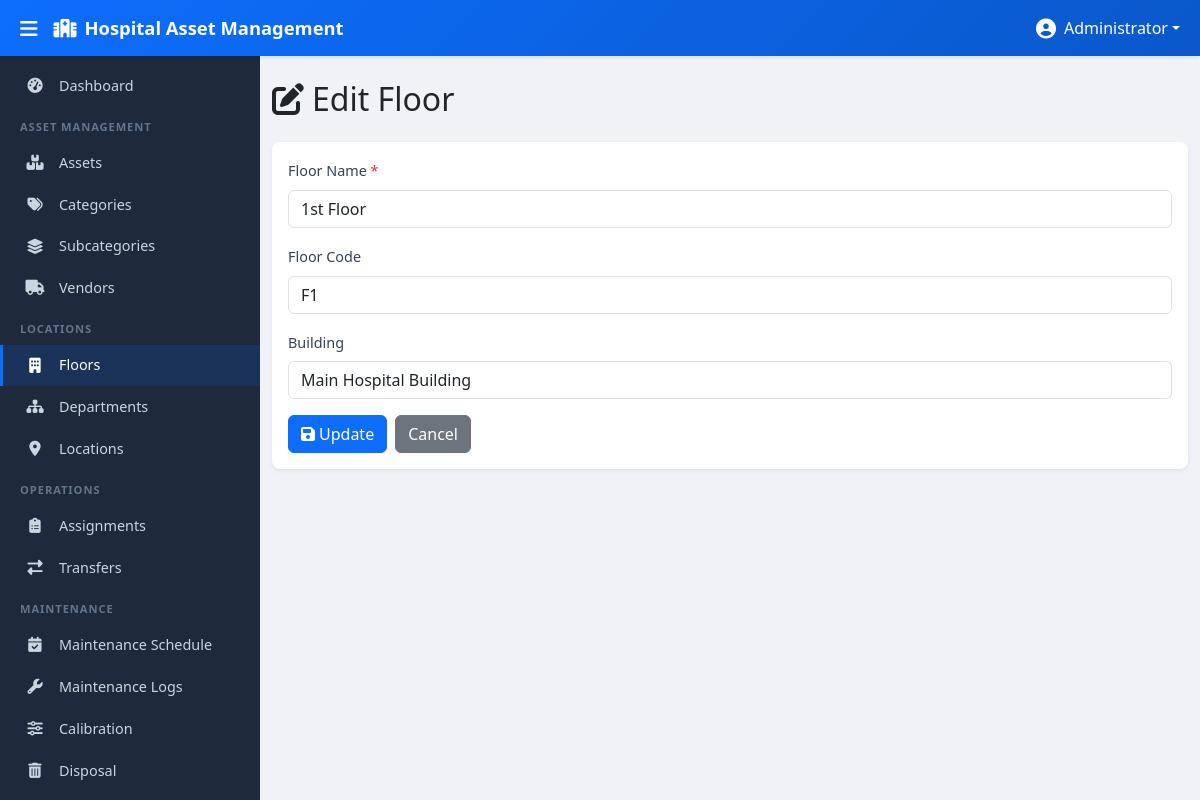
Page /modules/floors/edit.php?id=2 (signed in) on the committed database.
### tables this page shows
CREATE TABLE floors (
    id INT AUTO_INCREMENT PRIMARY KEY,
    floor_name VARCHAR(100) NOT NULL,
    floor_code VARCHAR(20),
    building VARCHAR(150),
    is_deleted TINYINT(1) DEFAULT 0,
    created_at TIMESTAMP DEFAULT CURRENT_TIMESTAMP
);

### modules/floors/edit.php (the view, shortened to what this page needs)
<?php
$pdo = getDBConnection();
$id = (int)($_GET['id'] ?? 0);
$stmt = $pdo->prepare("SELECT * FROM floors WHERE id = ? AND is_deleted = 0");
$stmt->execute([$id]);
$floor = $stmt->fetch();
require_once __DIR__ . '/../../views/header.php';
require_once __DIR__ . '/../../views/sidebar.php';
?>
<div class="main-content" id="mainContent">
    <div class="container-fluid py-4">
        <div class="row mb-4">
            <div class="col-12">
                <h2 class="mb-0"><i class="fas fa-edit me-2"></i>Edit Floor</h2>
            </div>
        </div>
        <div class="card shadow-sm">
            <div class="card-body">
                <form method="POST" action="">
                    <div class="mb-3">
                        <label for="floor_name" class="form-label">Floor Name <span class="text-danger">*</span></label>
                        <input type="text" class="form-control" id="floor_name" name="floor_name" value="<?php echo htmlspecialchars($floor['floor_name'], ENT_QUOTES, 'UTF-8'); ?>" required>
                    </div>
                    <div class="mb-3">
                        <label for="floor_code" class="form-label">Floor Code</label>
                        <input type="text" class="form-control" id="floor_code" name="floor_code" value="<?php echo htmlspecialchars($floor['floor_code'] ?? '', ENT_QUOTES, 'UTF-8'); ?>">
                    </div>
                    <div class="mb-3">
                        <label for="building" class="form-label">Building</label>
                        <input type="text" class="form-control" id="building" name="building" value="<?php echo htmlspecialchars($floor['building'] ?? '', ENT_QUOTES, 'UTF-8'); ?>">
                    </div>
                    <div class="d-flex gap-2">
                        <button type="submit" class="btn btn-primary"><i class="fas fa-save me-1"></i>Update</button>
                        <a href="index.php" class="btn btn-secondary">Cancel</a>
                    </div>
                </form>
            </div>
        </div>
    </div>
</div>
<?php require_once __DIR__ . '/../../views/footer.php'; ?>

### assets/css/style.css (style rules this page uses)
:root { --sidebar-width: 260px; --sidebar-collapsed-width: 0px; --topbar-height: 56px; --primary-color: #0d6efd; --primary-dark: #0a58ca; --secondary-color: #0dcaf0; --sidebar-bg: #1e293b; --sidebar-hover: #334155; --sidebar-active: #0d6efd; --sidebar-text: #cbd5e1; --sidebar-heading: #64748b; --body-bg: #f0f2f5; }
body { font-family: 'Segoe UI', Tahoma, Geneva, Verdana, sans-serif; background-color: var(--body-bg); overflow-x: hidden; }
.main-content { margin-left: var(--sidebar-width); margin-top: var(--topbar-height); min-height: calc(100vh - var(--topbar-height)); transition: margin-left 0.3s ease; }
.card { border: none; border-radius: 0.5rem; box-shadow: 0 1px 3px rgba(0, 0, 0, 0.08); }
.form-label { font-weight: 500; font-size: 0.9rem; color: #374151; }

### rows in the picture
floors: floor_name "1st Floor", floor_code "F1", building "Main Hospital Building"

### other values in the picture
$_SESSION['user_name'] "Administrator"
